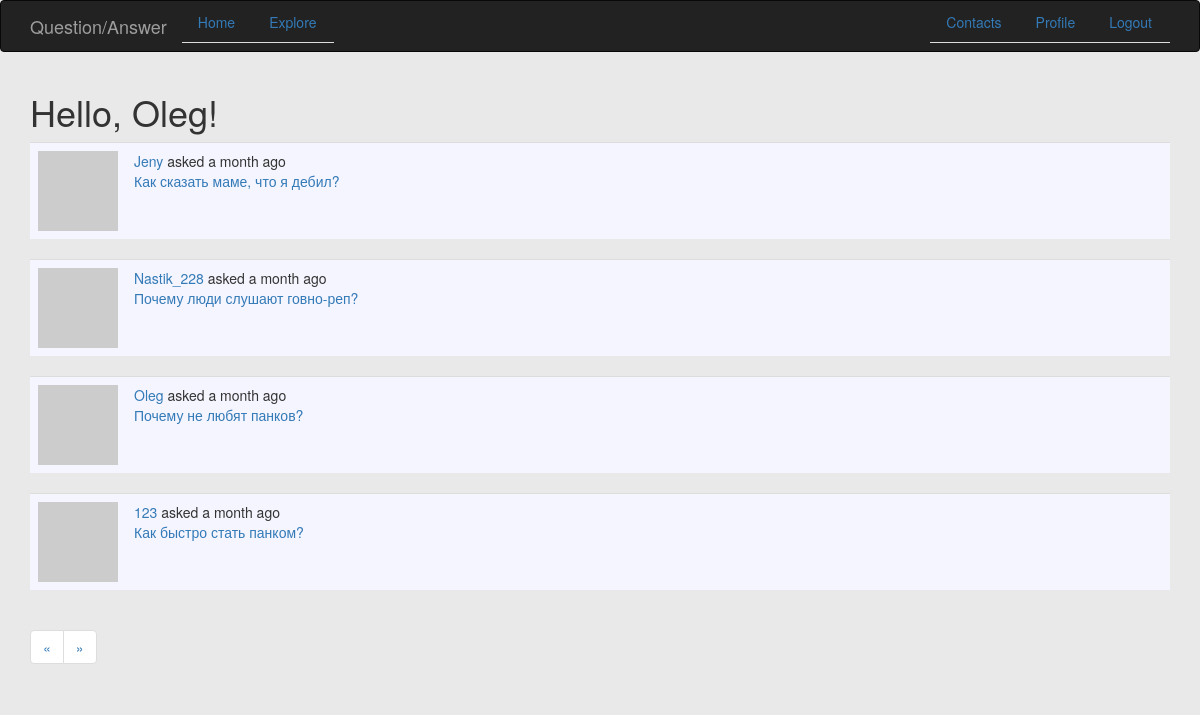
The app's page /explore?page=3 (signed in) with its own data.
### app/models.py (models this page shows, shortened)
class User(UserMixin, db.Model):
    id = db.Column(db.Integer, primary_key=True)
    username = db.Column(db.String(64), index=True, unique=True)
    email = db.Column(db.String(120), index=True, unique=True)
    password_hash = db.Column(db.String(128))
    posts = db.relationship('Post', backref='author', lazy='dynamic')
    answers = db.relationship('Answer', backref='author', lazy='dynamic')
    about_me = db.Column(db.String(140))
    last_seen = db.Column(db.DateTime, default=datetime.utcnow)
    followed = db.relationship(
        'User', secondary=followers,
        primaryjoin=(followers.c.follower_id == id),
        secondaryjoin=(followers.c.followed_id == id),
        backref=db.backref('followers', lazy='dynamic'), lazy='dynamic')
    def avatar(self, size):
        digest = md5(self.email.lower().encode('utf-8')).hexdigest()
        return 'https://www.gravatar.com/avatar/{}?d=identicon&s={}'.format(
            digest, size)

class Post(db.Model):
    id = db.Column(db.Integer, primary_key=True)
    body = db.Column(db.String(140))
    timestamp = db.Column(db.DateTime, index=True, default=datetime.utcnow)
    user_id = db.Column(db.Integer, db.ForeignKey('user.id'))
    answers = db.relationship('Answer', backref='post', lazy='dynamic')

### app/routes.py (the view)
@app.route('/explore')
@login_required
def explore():
    page = request.args.get('page', 1, type=int)
    posts = Post.query.order_by(Post.timestamp.desc()).paginate(page, app.config['POSTS_PER_PAGE'], False)
    next_url = url_for('explore', page=posts.next_num) \
        if posts.has_next else None
    prev_url = url_for('explore', page=posts.prev_num) \
        if posts.has_prev else None
    return render_template('index.html', title=_('Explore'),
                           posts=posts.items, next_url=next_url,
                           prev_url=prev_url)

### app/models.py (called while the page is built)
@login.user_loader
def load_user(id):
    return User.query.get(int(id))

### app/routes.py (called while the page is built)
@app.before_request
def before_request():
    if current_user.is_authenticated:
        current_user.last_seen = datetime.utcnow()
        db.session.commit()
    g.locale = str(get_locale())

### app/templates/index.html (shortened to what this page needs)
{% extends "base.html" %}
{% import 'bootstrap/wtf.html' as wtf %}
{% block app_content %}
    <h1>{{ _('Hello, %(username)s!', username=current_user.username) }}</h1>
    {% for post in posts %}
        {% include '_post.html' %}
    {% endfor %}
	<nav aria-label="Page navigation example">
      	<ul class="pagination">
	        <li class="page-item">
	          	<a class="page-link" href="{{ prev_url or '#' }}" aria-label="Previous">
	            	<span aria-hidden="true">&laquo;</span>
	          	</a>
	        </li>
	        <li class="page-item">
	          	<a class="page-link" href="{{ next_url or '#' }}" aria-label="Next">
	            	<span aria-hidden="true">&raquo;</span>
	          	</a>
	        </li>
      	</ul>
    </nav>
{% endblock %}

### app/templates/_post.html (shortened to what this page needs)
<table class="table table-hover" style="background-color:#F5F5FF">
    <tr>
        <td width="70px">
            <a href="{{ url_for('user', username=post.author.username) }}">
                <img src="{{ post.author.avatar(70) }}" />
            </a>
        </td>
        <td>
            {{ _('%(username)s asked %(when)s',
                username=user_link, when=moment(post.timestamp).fromNow()) }}
            <br>
            <a href="{{url_for('question', quest_id = post.id)}}"> {{post.body}} </a>
        </td>
    </tr>
</table>

### records on screen
Post: body "Как сказать маме, что я дебил?"
Post: body "Почему люди слушают говно-реп?"
Post: body "Почему не любят панков?"
Post: body "Как быстро стать панком?"
